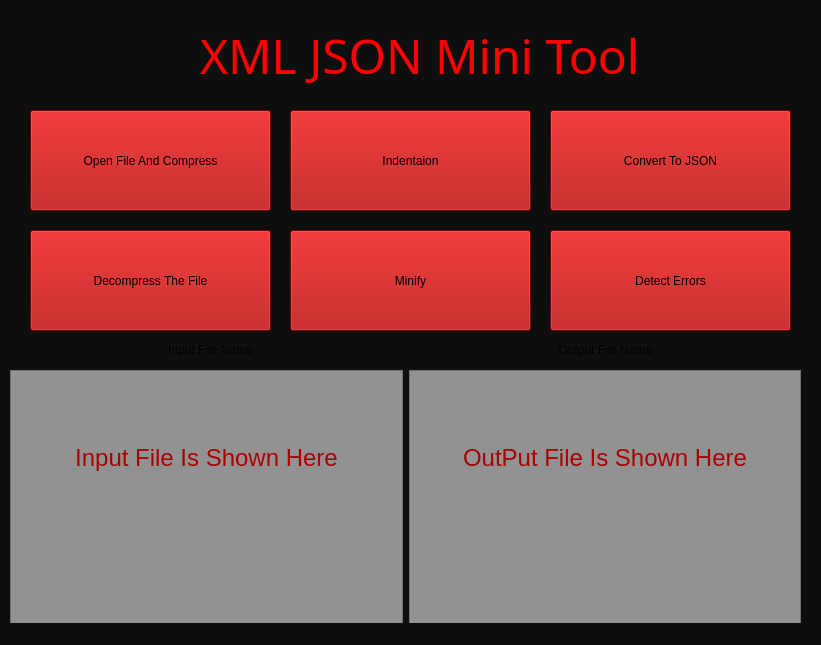
<?xml version="1.0" encoding="UTF-8"?>
<ui version="4.0">
 <class>MainWindow</class>
 <widget class="QMainWindow" name="MainWindow">
  <property name="geometry">
   <rect>
    <x>0</x>
    <y>0</y>
    <width>821</width>
    <height>645</height>
   </rect>
  </property>
  <property name="windowTitle">
   <string>XML JSON Converter</string>
  </property>
  <property name="windowIcon">
   <iconset>
    <normaloff>../../Downloads/Custom-Icon-Design-Pretty-Office-7-Xml-tool.ico</normaloff>../../Downloads/Custom-Icon-Design-Pretty-Office-7-Xml-tool.ico</iconset>
  </property>
  <property name="styleSheet">
   <string notr="true">background-color: rgb(14, 14, 14);</string>
  </property>
  <widget class="QWidget" name="centralwidget">
   <widget class="QPushButton" name="pushButton">
    <property name="geometry">
     <rect>
      <x>30</x>
      <y>110</y>
      <width>241</width>
      <height>101</height>
     </rect>
    </property>
    <property name="styleSheet">
     <string notr="true">background-color: rgb(170, 0, 0);</string>
    </property>
    <property name="text">
     <string>Open File And Compress</string>
    </property>
   </widget>
   <widget class="QPushButton" name="pushButton_2">
    <property name="geometry">
     <rect>
      <x>30</x>
      <y>230</y>
      <width>241</width>
      <height>101</height>
     </rect>
    </property>
    <property name="styleSheet">
     <string notr="true">background-color: rgb(170, 0, 0);</string>
    </property>
    <property name="text">
     <string>Decompress The File</string>
    </property>
   </widget>
   <widget class="QPushButton" name="pushButton_3">
    <property name="geometry">
     <rect>
      <x>290</x>
      <y>110</y>
      <width>241</width>
      <height>101</height>
     </rect>
    </property>
    <property name="styleSheet">
     <string notr="true">background-color: rgb(170, 0, 0);</string>
    </property>
    <property name="text">
     <string>Indentaion</string>
    </property>
   </widget>
   <widget class="QPushButton" name="pushButton_4">
    <property name="geometry">
     <rect>
      <x>290</x>
      <y>230</y>
      <width>241</width>
      <height>101</height>
     </rect>
    </property>
    <property name="styleSheet">
     <string notr="true">background-color: rgb(170, 0, 0);</string>
    </property>
    <property name="text">
     <string>Minify</string>
    </property>
   </widget>
   <widget class="QWidget" name="horizontalLayoutWidget">
    <property name="geometry">
     <rect>
      <x>10</x>
      <y>370</y>
      <width>791</width>
      <height>261</height>
     </rect>
    </property>
    <layout class="QHBoxLayout" name="horizontalLayout">
     <item>
      <widget class="QTextBrowser" name="textBrowser">
       <property name="styleSheet">
        <string notr="true">background-color: rgb(146, 146, 146);</string>
       </property>
       <property name="verticalScrollBarPolicy">
        <enum>Qt::ScrollBarAsNeeded</enum>
       </property>
       <property name="horizontalScrollBarPolicy">
        <enum>Qt::ScrollBarAsNeeded</enum>
       </property>
       <property name="lineWrapMode">
        <enum>QTextEdit::NoWrap</enum>
       </property>
       <property name="html">
        <string>&lt;!DOCTYPE HTML PUBLIC &quot;-//W3C//DTD HTML 4.0//EN&quot; &quot;http://www.w3.org/TR/REC-html40/strict.dtd&quot;&gt;
&lt;html&gt;&lt;head&gt;&lt;meta name=&quot;qrichtext&quot; content=&quot;1&quot; /&gt;&lt;style type=&quot;text/css&quot;&gt;
p, li { white-space: pre-wrap; }
&lt;/style&gt;&lt;/head&gt;&lt;body style=&quot; font-family:'MS Shell Dlg 2'; font-size:8pt; font-weight:400; font-style:normal;&quot;&gt;
&lt;p align=&quot;center&quot; style=&quot;-qt-paragraph-type:empty; margin-top:0px; margin-bottom:0px; margin-left:0px; margin-right:0px; -qt-block-indent:0; text-indent:0px;&quot;&gt;&lt;br /&gt;&lt;/p&gt;
&lt;p align=&quot;center&quot; style=&quot;-qt-paragraph-type:empty; margin-top:0px; margin-bottom:0px; margin-left:0px; margin-right:0px; -qt-block-indent:0; text-indent:0px; font-size:18pt;&quot;&gt;&lt;br /&gt;&lt;/p&gt;
&lt;p align=&quot;center&quot; style=&quot;-qt-paragraph-type:empty; margin-top:0px; margin-bottom:0px; margin-left:0px; margin-right:0px; -qt-block-indent:0; text-indent:0px; font-size:18pt;&quot;&gt;&lt;br /&gt;&lt;/p&gt;
&lt;p align=&quot;center&quot; style=&quot; margin-top:0px; margin-bottom:0px; margin-left:0px; margin-right:0px; -qt-block-indent:0; text-indent:0px;&quot;&gt;&lt;span style=&quot; font-size:18pt; color:#aa0000;&quot;&gt;Input File Is Shown Here&lt;/span&gt;&lt;/p&gt;&lt;/body&gt;&lt;/html&gt;</string>
       </property>
      </widget>
     </item>
     <item>
      <widget class="QTextBrowser" name="textBrowser_2">
       <property name="styleSheet">
        <string notr="true">background-color: rgb(146, 146, 146);</string>
       </property>
       <property name="verticalScrollBarPolicy">
        <enum>Qt::ScrollBarAsNeeded</enum>
       </property>
       <property name="horizontalScrollBarPolicy">
        <enum>Qt::ScrollBarAsNeeded</enum>
       </property>
       <property name="sizeAdjustPolicy">
        <enum>QAbstractScrollArea::AdjustIgnored</enum>
       </property>
       <property name="lineWrapMode">
        <enum>QTextEdit::NoWrap</enum>
       </property>
       <property name="html">
        <string>&lt;!DOCTYPE HTML PUBLIC &quot;-//W3C//DTD HTML 4.0//EN&quot; &quot;http://www.w3.org/TR/REC-html40/strict.dtd&quot;&gt;
&lt;html&gt;&lt;head&gt;&lt;meta name=&quot;qrichtext&quot; content=&quot;1&quot; /&gt;&lt;style type=&quot;text/css&quot;&gt;
p, li { white-space: pre-wrap; }
&lt;/style&gt;&lt;/head&gt;&lt;body style=&quot; font-family:'MS Shell Dlg 2'; font-size:8pt; font-weight:400; font-style:normal;&quot;&gt;
&lt;p style=&quot;-qt-paragraph-type:empty; margin-top:0px; margin-bottom:0px; margin-left:0px; margin-right:0px; -qt-block-indent:0; text-indent:0px;&quot;&gt;&lt;br /&gt;&lt;/p&gt;
&lt;p style=&quot;-qt-paragraph-type:empty; margin-top:0px; margin-bottom:0px; margin-left:0px; margin-right:0px; -qt-block-indent:0; text-indent:0px; font-size:18pt; color:#aa0000;&quot;&gt;&lt;br /&gt;&lt;/p&gt;
&lt;p style=&quot;-qt-paragraph-type:empty; margin-top:0px; margin-bottom:0px; margin-left:0px; margin-right:0px; -qt-block-indent:0; text-indent:0px; font-size:18pt; color:#aa0000;&quot;&gt;&lt;br /&gt;&lt;/p&gt;
&lt;p align=&quot;center&quot; style=&quot; margin-top:0px; margin-bottom:0px; margin-left:0px; margin-right:0px; -qt-block-indent:0; text-indent:0px;&quot;&gt;&lt;span style=&quot; font-size:18pt; color:#aa0000;&quot;&gt;OutPut File Is Shown Here&lt;/span&gt;&lt;/p&gt;&lt;/body&gt;&lt;/html&gt;</string>
       </property>
      </widget>
     </item>
    </layout>
   </widget>
   <widget class="QPushButton" name="pushButton_5">
    <property name="geometry">
     <rect>
      <x>550</x>
      <y>110</y>
      <width>241</width>
      <height>101</height>
     </rect>
    </property>
    <property name="styleSheet">
     <string notr="true">background-color: rgb(170, 0, 0);</string>
    </property>
    <property name="text">
     <string>Convert To JSON</string>
    </property>
   </widget>
   <widget class="QPushButton" name="pushButton_6">
    <property name="geometry">
     <rect>
      <x>550</x>
      <y>230</y>
      <width>241</width>
      <height>101</height>
     </rect>
    </property>
    <property name="styleSheet">
     <string notr="true">background-color: rgb(170, 0, 0);</string>
    </property>
    <property name="text">
     <string>Detect Errors</string>
    </property>
   </widget>
   <widget class="QLabel" name="label">
    <property name="geometry">
     <rect>
      <x>200</x>
      <y>20</y>
      <width>471</width>
      <height>71</height>
     </rect>
    </property>
    <property name="font">
     <font>
      <family>Pristina</family>
      <pointsize>36</pointsize>
     </font>
    </property>
    <property name="styleSheet">
     <string notr="true">color: rgb(255, 0, 4);</string>
    </property>
    <property name="text">
     <string>XML JSON Mini Tool</string>
    </property>
   </widget>
   <widget class="QLabel" name="label_2">
    <property name="geometry">
     <rect>
      <x>20</x>
      <y>340</y>
      <width>381</width>
      <height>20</height>
     </rect>
    </property>
    <property name="text">
     <string>&lt;html&gt;&lt;head/&gt;&lt;body&gt;&lt;p align=&quot;center&quot;&gt;Input File Name&lt;/p&gt;&lt;/body&gt;&lt;/html&gt;</string>
    </property>
    <property name="alignment">
     <set>Qt::AlignCenter</set>
    </property>
   </widget>
   <widget class="QLabel" name="label_3">
    <property name="geometry">
     <rect>
      <x>410</x>
      <y>340</y>
      <width>391</width>
      <height>20</height>
     </rect>
    </property>
    <property name="text">
     <string>&lt;html&gt;&lt;head/&gt;&lt;body&gt;&lt;p align=&quot;center&quot;&gt;Output File Name&lt;/p&gt;&lt;/body&gt;&lt;/html&gt;</string>
    </property>
    <property name="alignment">
     <set>Qt::AlignCenter</set>
    </property>
   </widget>
  </widget>
  <widget class="QMenuBar" name="menubar">
   <property name="geometry">
    <rect>
     <x>0</x>
     <y>0</y>
     <width>821</width>
     <height>30</height>
    </rect>
   </property>
  </widget>
  <widget class="QStatusBar" name="statusbar"/>
 </widget>
 <resources/>
 <connections/>
</ui>
